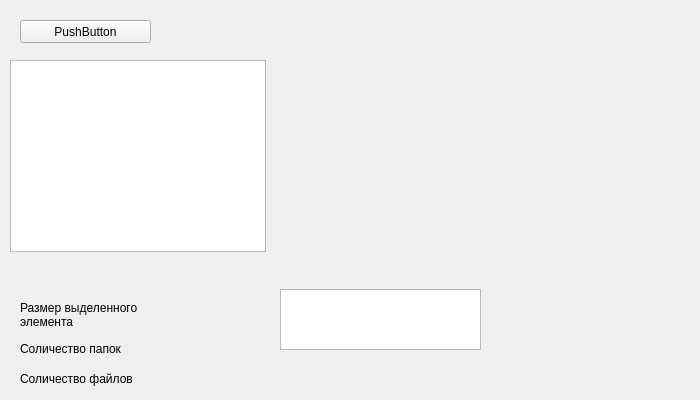
<?xml version="1.0" encoding="UTF-8"?>
<ui version="4.0">
 <class>MainWindow</class>
 <widget class="QMainWindow" name="MainWindow">
  <property name="geometry">
   <rect>
    <x>0</x>
    <y>0</y>
    <width>700</width>
    <height>400</height>
   </rect>
  </property>
  <property name="minimumSize">
   <size>
    <width>700</width>
    <height>400</height>
   </size>
  </property>
  <property name="windowTitle">
   <string>MainWindow</string>
  </property>
  <widget class="QWidget" name="centralwidget">
   <widget class="QPushButton" name="SelectDir">
    <property name="geometry">
     <rect>
      <x>20</x>
      <y>20</y>
      <width>131</width>
      <height>23</height>
     </rect>
    </property>
    <property name="text">
     <string>PushButton</string>
    </property>
   </widget>
   <widget class="QTreeView" name="ViewFS">
    <property name="geometry">
     <rect>
      <x>10</x>
      <y>60</y>
      <width>256</width>
      <height>192</height>
     </rect>
    </property>
   </widget>
   <widget class="QWidget" name="Cont" native="true">
    <property name="geometry">
     <rect>
      <x>10</x>
      <y>269</y>
      <width>651</width>
      <height>121</height>
     </rect>
    </property>
    <widget class="QLabel" name="Name">
     <property name="geometry">
      <rect>
       <x>10</x>
       <y>10</y>
       <width>251</width>
       <height>16</height>
      </rect>
     </property>
     <property name="text">
      <string/>
     </property>
    </widget>
    <widget class="QLabel" name="Size">
     <property name="geometry">
      <rect>
       <x>140</x>
       <y>30</y>
       <width>121</width>
       <height>21</height>
      </rect>
     </property>
     <property name="text">
      <string/>
     </property>
    </widget>
    <widget class="QLabel" name="label1">
     <property name="geometry">
      <rect>
       <x>10</x>
       <y>30</y>
       <width>121</width>
       <height>31</height>
      </rect>
     </property>
     <property name="text">
      <string>Размер выделенного
элемента</string>
     </property>
    </widget>
    <widget class="QListWidget" name="ViewData">
     <property name="geometry">
      <rect>
       <x>270</x>
       <y>20</y>
       <width>201</width>
       <height>61</height>
      </rect>
     </property>
    </widget>
    <widget class="QWidget" name="ContCountFile" native="true">
     <property name="geometry">
      <rect>
       <x>0</x>
       <y>100</y>
       <width>261</width>
       <height>21</height>
      </rect>
     </property>
     <widget class="QLabel" name="label2">
      <property name="geometry">
       <rect>
        <x>10</x>
        <y>0</y>
        <width>121</width>
        <height>20</height>
       </rect>
      </property>
      <property name="text">
       <string>Соличество файлов</string>
      </property>
     </widget>
     <widget class="QLabel" name="CountFile">
      <property name="geometry">
       <rect>
        <x>130</x>
        <y>0</y>
        <width>121</width>
        <height>21</height>
       </rect>
      </property>
      <property name="text">
       <string/>
      </property>
     </widget>
    </widget>
    <widget class="QWidget" name="ContCountSubDir" native="true">
     <property name="geometry">
      <rect>
       <x>0</x>
       <y>70</y>
       <width>261</width>
       <height>21</height>
      </rect>
     </property>
     <widget class="QLabel" name="label3">
      <property name="geometry">
       <rect>
        <x>10</x>
        <y>0</y>
        <width>121</width>
        <height>20</height>
       </rect>
      </property>
      <property name="text">
       <string>Соличество папок</string>
      </property>
     </widget>
     <widget class="QLabel" name="CountSubDir">
      <property name="geometry">
       <rect>
        <x>130</x>
        <y>0</y>
        <width>121</width>
        <height>21</height>
       </rect>
      </property>
      <property name="text">
       <string/>
      </property>
     </widget>
    </widget>
   </widget>
  </widget>
 </widget>
 <resources/>
 <connections/>
</ui>
